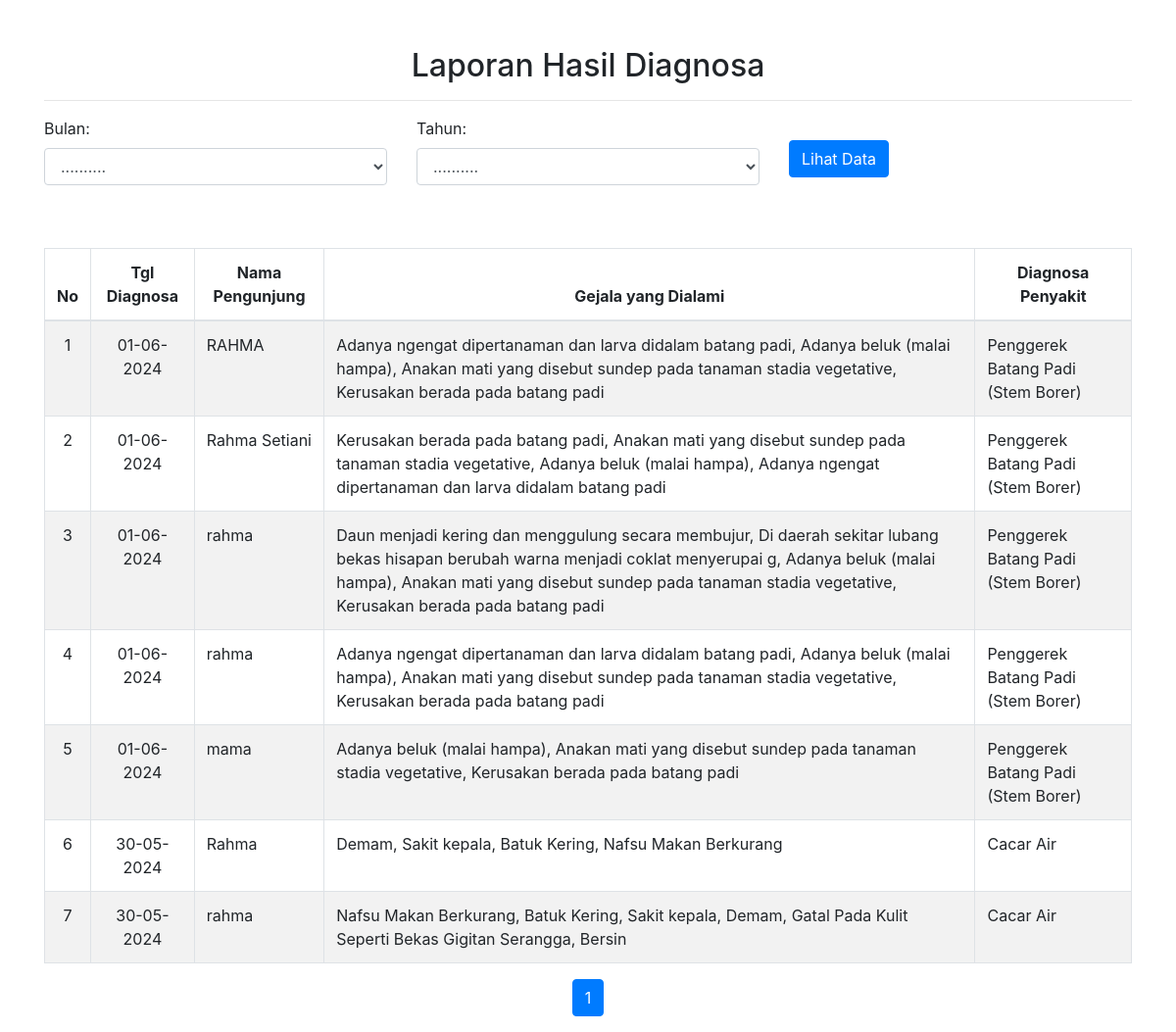
/pages_laporan/laporan.php, run on an earlier commit of the app's database.
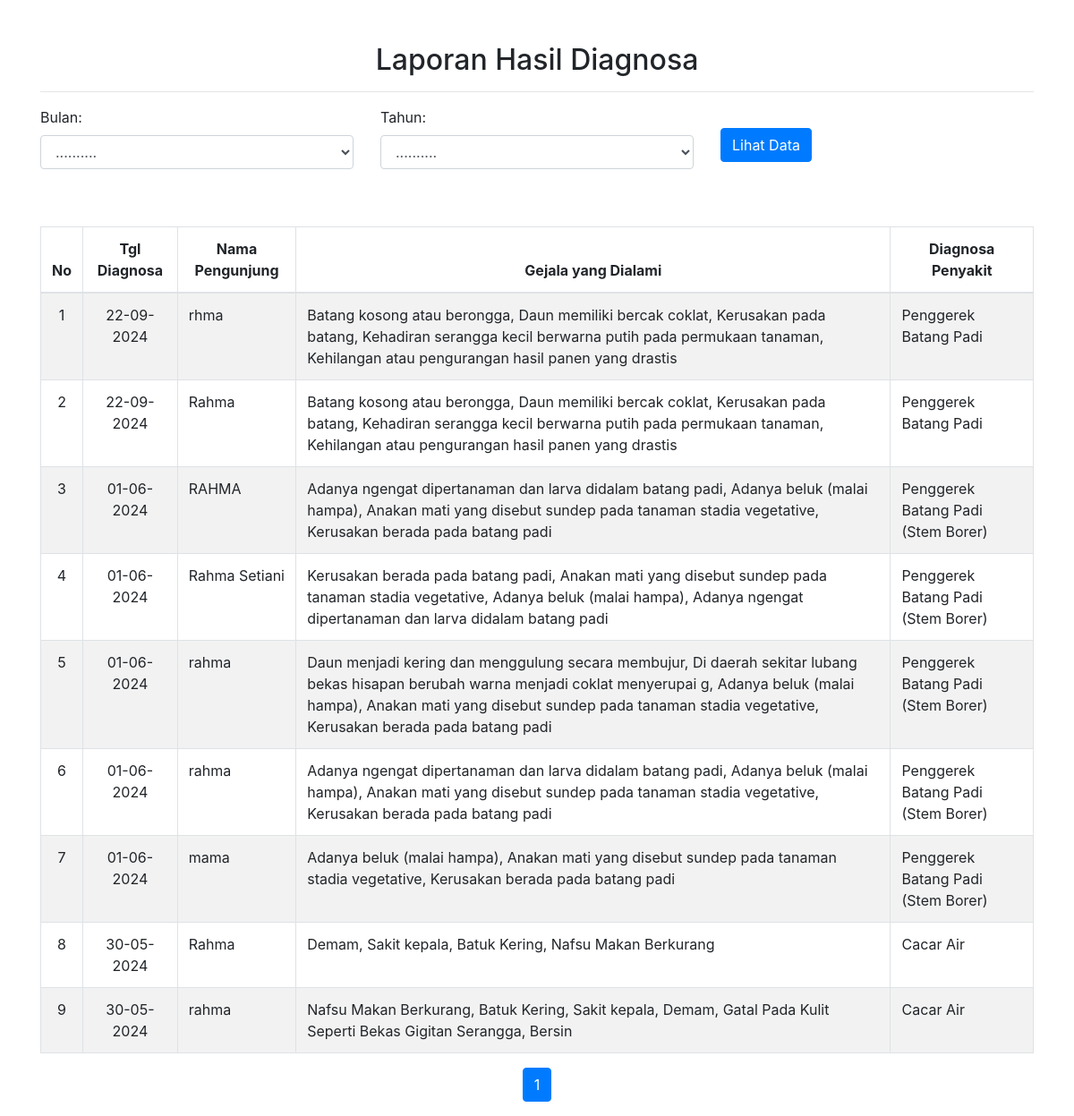
And on a later commit of the database.
### tables this page shows
CREATE TABLE `tblpengunjung` (
  `id_pengunjung` int(7) NOT NULL,
  `nm_pengunjung` varchar(40) NOT NULL,
  `tgl_diagnosa` date NOT NULL,
  `gejala` text NOT NULL,
  `penyakit` varchar(60) NOT NULL,
  `nl_bayes` decimal(5,2) NOT NULL,
  `pengobatan` text NOT NULL
);

### pages_laporan/laporan.php (the view, shortened to what this page needs)
<?php
include "lib/koneksi.php";
$batas = 10;
$halaman = isset($_GET['halaman']) ? $_GET['halaman'] : 1;
if (empty($halaman)) {
    $posisi = 0;
    $halaman = 1;
} else {
    $posisi = ($halaman - 1) * $batas;
}
$query_lap = mysqli_query($konek, "SELECT * FROM tblpengunjung ORDER BY tgl_diagnosa DESC LIMIT $posisi, $batas");
?>
<!DOCTYPE html>
<html lang="en">
<head>
  <link rel="stylesheet" href="https://maxcdn.bootstrapcdn.com/bootstrap/4.5.2/css/bootstrap.min.css">
</head>
<body>
<div class="container mt-5">
  <h2 class="text-center">Laporan Hasil Diagnosa</h2>
  <hr>
  <form action="<?php $_SERVER['PHP_SELF'];?>" method="post">
    <div class="row">
      <div class="col-md-4">
        <div class="form-group">
          <label for="bulan">Bulan:</label>
          <select class="form-control" name="bulan" id="bulan">
            <option value="kosong">..........</option>
          </select>
        </div>
      </div>
      <div class="col-md-4">
        <div class="form-group">
          <label for="tahun">Tahun:</label>
          <select class="form-control" name="tahun" id="tahun">
            <option value="kosong">..........</option>
          </select>
        </div>
      </div>
      <div class="col-md-4">
        <button type="submit" href='?open=Lihat-Data'  class="btn btn-primary mt-4" name="btnlihat">Lihat Data</button>
      </div>
    </div>
  </form>
  <div class="table-responsive mt-5">
    <table class="table table-bordered table-striped">
      <thead>
        <tr>
          <th class="text-center">No</th>
          <th class="text-center">Tgl Diagnosa</th>
          <th class="text-center">Nama Pengunjung</th>
          <th class="text-center">Gejala yang Dialami</th>
          <th class="text-center">Diagnosa Penyakit</th>
        </tr>
      </thead>
      <tbody>
        <?php
        if (isset($_POST['btnlihat'])) {
          $tahun = $_POST['tahun'];
          $bulan = $_POST['bulan'];
          $sort_query = mysqli_query($konek,"SELECT * FROM tblpengunjung WHERE tgl_diagnosa LIKE '%$tahun-$bulan%' LIMIT $posisi, $batas");
          if (mysqli_num_rows($sort_query) > 0) {
            $no = $posisi + 1;
            while ($hasil = mysqli_fetch_array($sort_query)) {
              $tgll = $hasil['tgl_diagnosa'];
              $thn = substr($tgll, 0, 4);
              $bln = substr($tgll, 5, 2);
              $tgl = substr($tgll, 8, 2);
              $hsl = $tgl . '-' . $bln . '-' . $thn;
              echo "<tr>
                      <td class='text-center'>$no</td>
                      <td class='text-center'>$hsl</td>
                      <td>$hasil[nm_pengunjung]</td>
                      <td>$hasil[gejala]</td>
                      <td>$hasil[penyakit]</td>
                    </tr>";
              $no++;
            }
          } else {
            echo "<tr><td colspan='5' class='text-center'>Data tidak ditemukan</td></tr>";
          }
        } else {
          if (mysqli_num_rows($query_lap) > 0) {
            $no = $posisi + 1;
            while ($hasil = mysqli_fetch_array($query_lap)) {
              $tgll = $hasil['tgl_diagnosa'];
              $thn = substr($tgll, 0, 4);
              $bln = substr($tgll, 5, 2);
              $tgl = substr($tgll, 8, 2);
              $hsl = $tgl . '-' . $bln . '-' . $thn;
              echo "<tr>
                      <td class='text-center'>$no</td>
                      <td class='text-center'>$hsl</td>
                      <td>$hasil[nm_pengunjung]</td>
                      <td>$hasil[gejala]</td>
                      <td>$hasil[penyakit]</td>
                    </tr>";
              $no++;
            }
          } else {
            echo "<tr><td colspan='5' class='text-center'>Data tidak ditemukan</td></tr>";
          }
        }
        ?>
      </tbody>
    </table>
  </div>
  <ul class="pagination justify-content-center">
    <?php
      $total_pages_query = "SELECT COUNT(*) AS total FROM tblpengunjung";
      $total_pages_result = mysqli_query($konek, $total_pages_query);
      $total_rows = mysqli_fetch_assoc($total_pages_result)['total'];
      $total_pages = ceil($total_rows / $batas);
           for ($i = 1; $i <= $total_pages; $i++) {
        if ($i != $halaman) {
          echo "<li class='page-item'><a class='page-link' href='?open=Laporan&halaman={$i}'>$i</a></li>";
        } else {
          echo "<li class='page-item active'><a class='page-link' href='#'>$i</a></li>";
        }
      }
    ?>
  </ul>
</div>
</body>
</html>

What changed in the data, as far as the page shows it:
added tblpengunjung: tgl_diagnosa "22-09-2024", nm_pengunjung "rhma", gejala "Batang kosong atau berongga, Daun memiliki bercak coklat, Kerusakan pada batang, Kehadiran serangga kecil berwarna putih pada permukaan tanaman, Kehilangan atau pengurangan hasil panen yang drastis", penyakit "Penggerek Batang Padi"
added tblpengunjung: tgl_diagnosa "22-09-2024", nm_pengunjung "Rahma", gejala "Batang kosong atau berongga, Daun memiliki bercak coklat, Kerusakan pada batang, Kehadiran serangga kecil berwarna putih pada permukaan tanaman, Kehilangan atau pengurangan hasil panen yang drastis", penyakit "Penggerek Batang Padi"
